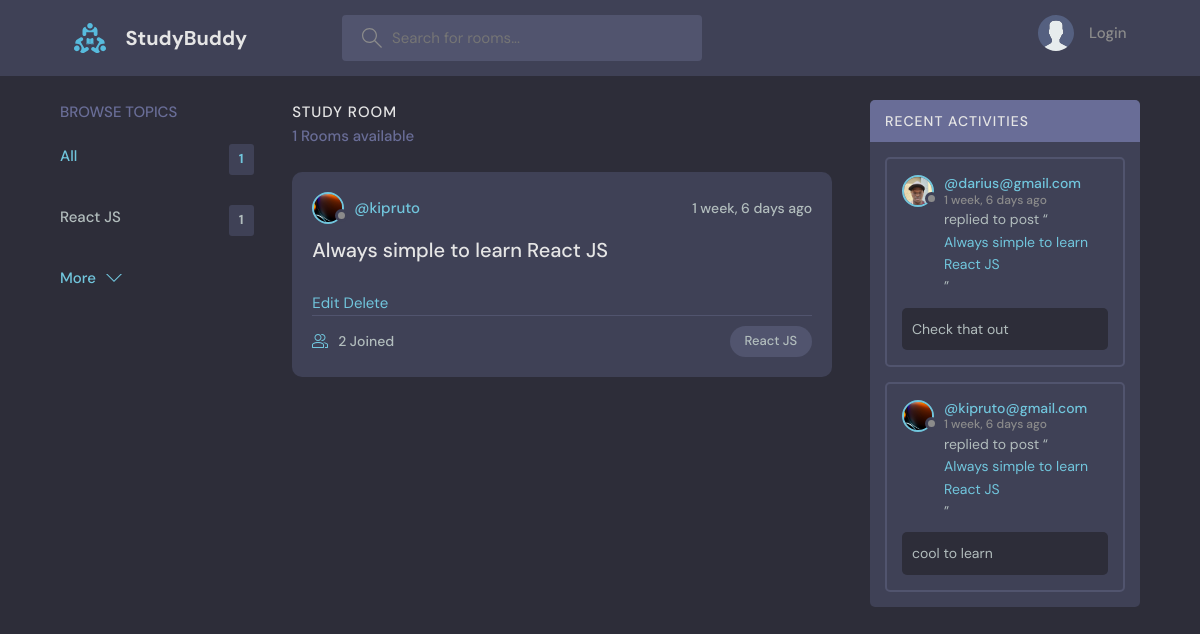
The page / on the database its author committed.
### base/models.py (models this page shows, shortened)
class Topic(models.Model):
    name = models.CharField(max_length=200)

class Room(models.Model):
    host = models.ForeignKey(User, on_delete=models.SET_NULL, null=True)
    topic = models.ForeignKey(Topic, on_delete=models.SET_NULL, null=True)
    name = models.CharField(max_length=200)
    description = models.TextField(null=True, blank=True)
    participants = models.ManyToManyField(User, related_name='participants', blank=True)
    updated = models.DateTimeField(auto_now=True)
    created = models.DateTimeField(auto_now_add=True)
    def __str__(self):
        return self.name

class User(AbstractUser):
    name = models.CharField(max_length=200, null=True)
    email = models.EmailField(unique=True, null=True)
    bio = models.TextField(null=True)
    avatar = models.ImageField(null=True, default="avatar.svg")
    USERNAME_FIELD = 'email'
    REQUIRED_FIELDS = []

class Message(models.Model):
    user = models.ForeignKey(User, on_delete=models.CASCADE)
    room = models.ForeignKey(Room, on_delete=models.CASCADE)
    body = models.TextField()
    updated = models.DateTimeField(auto_now=True)
    created = models.DateTimeField(auto_now_add=True)
    class Meta:
        ordering = ['-updated', '-created']

### base/views.py (the view)
# urls.py: path('', views.home, name="home"),
def home(request):
    q = request.GET.get('q') if request.GET.get('q') != None else ''
    rooms = Room.objects.filter(
       Q(topic__name__icontains=q) |
       Q(name__icontains=q) |
       Q(description__icontains=q)
       )
    topics = Topic.objects.all()[0:4]
    room_count = rooms.count()
    room_messages = Message.objects.filter(Q(room__topic__name__icontains=q))
    context = {'rooms': rooms, 'topics': topics, 'room_count': room_count, 'room_messages': room_messages}
    return render(request, 'base/home.html', context)

### base/templates/base/home.html (shortened to what this page needs)
    {% extends 'main.html' %}
    {% block content %}
    <main class="layout layout--3">
      <div class="container">
         {% include 'base/topics_component.html' %}
        <div class="roomList">
          <div class="roomList__header">
            <div>
              <h2>Study Room</h2>
              <p>{{room_count}} Rooms available</p>
            </div>
          </div>
          {% include 'base/feeds_component.html' %}
        </div>
       {% include 'base/activities_component.html' %}
      </div>
    </main>
    {% endblock content %}

### base/templates/base/topics_component.html
<div class="topics">
          <div class="topics__header">
            <h2>Browse Topics</h2>
          </div>
          <ul class="topics__list">
            <li>
              <a href="{% url 'home' %}" class="active"> All <span>{{topics.count}}</span></a>
            </li>
            {% for topic in topics %}
            <li>
              <a href="{% url 'home' %}?q={{topic.name}}">{{topic.name}} <span>{{topic.room_set.all.count}}</span></a>
            </li>
            {% endfor %}
          </ul>
          <a class="btn btn--link" href="{% url 'topics' %}">
            More
            <svg version="1.1" xmlns="http://www.w3.org/2000/svg" width="32" height="32" viewBox="0 0 32 32">
              <title>chevron-down</title>
              <path d="M16 21l-13-13h-3l16 16 16-16h-3l-13 13z"></path>
            </svg>
          </a>
        </div>

### base/templates/base/feeds_component.html (shortened to what this page needs)
{% for room in rooms %}
<div class="roomListRoom">
            <div class="roomListRoom__header">
              <a href="{% url 'user-profile' room.host.id %}" class="roomListRoom__author">
                <div class="avatar avatar--small">
                  <img src="{{room.host.avatar.url}}" />
                </div>
                <span>@{{room.host.username}}</span>
              </a>
              <div class="roomListRoom__actions">
                <span>{{room.created|timesince}} ago</span>
              </div>
            </div>
            <div class="roomListRoom__content">
              <a href="{% url 'room' room.id %}">{{room.name}}</a>
            </div>
            <div>
            <a href="{% url 'update-room' room.id %}">Edit</a>
                <a href="{% url 'delete-room' room.id %}">Delete</a>
          </div>
            <div class="roomListRoom__meta">
              <a href="{% url 'room' room.id %}" class="roomListRoom__joined">
                {{room.participants.all.count}} Joined
              </a>
              <p class="roomListRoom__topic">{{room.topic.name}}</p>
            </div>
          </div>
          {% endfor %}

### base/templates/base/activities_component.html (shortened to what this page needs)
 <div class="activities">
          <div class="activities__header">
            <h2>Recent Activities</h2>
          </div>
          {% for message in room_messages %}
          <div class="activities__box">
            <div class="activities__boxHeader roomListRoom__header">
              <a href="{% url 'user-profile' message.user.id %}" class="roomListRoom__author">
                <div class="avatar avatar--small">
                  <img src="{{message.user.avatar.url}}" />
                </div>
                <p>
                  @{{message.user}}
                  <span>{{message.created|timesince}} ago</span>
                </p>
              </a>
            </div>
            <div class="activities__boxContent">
              <p>replied to post “<a href="{% url 'room' message.room.id %}">{{message.room}}</a>”</p>
              <div class="activities__boxRoomContent">
                {{message.body}}
              </div>
            </div>
          </div>
          {% endfor %}
        </div>

### rows shown on the page
Topic: name "React JS", room_set.all.count "1"
Room: host.avatar (picture), host.username "kipruto", created "1 week, 6 days", name "Always simple to learn React JS", participants.all.count "2", topic.name "React JS"
Message: user.avatar (picture), user "darius@gmail.com", created "1 week, 6 days", room "Always simple to learn React JS", body "Check that out"
Message: user.avatar (picture), user "kipruto@gmail.com", created "1 week, 6 days", room "Always simple to learn React JS", body "cool to learn"

### other values the page prints
{{ topics.count }} "1"
{{ room_count }} "1"
